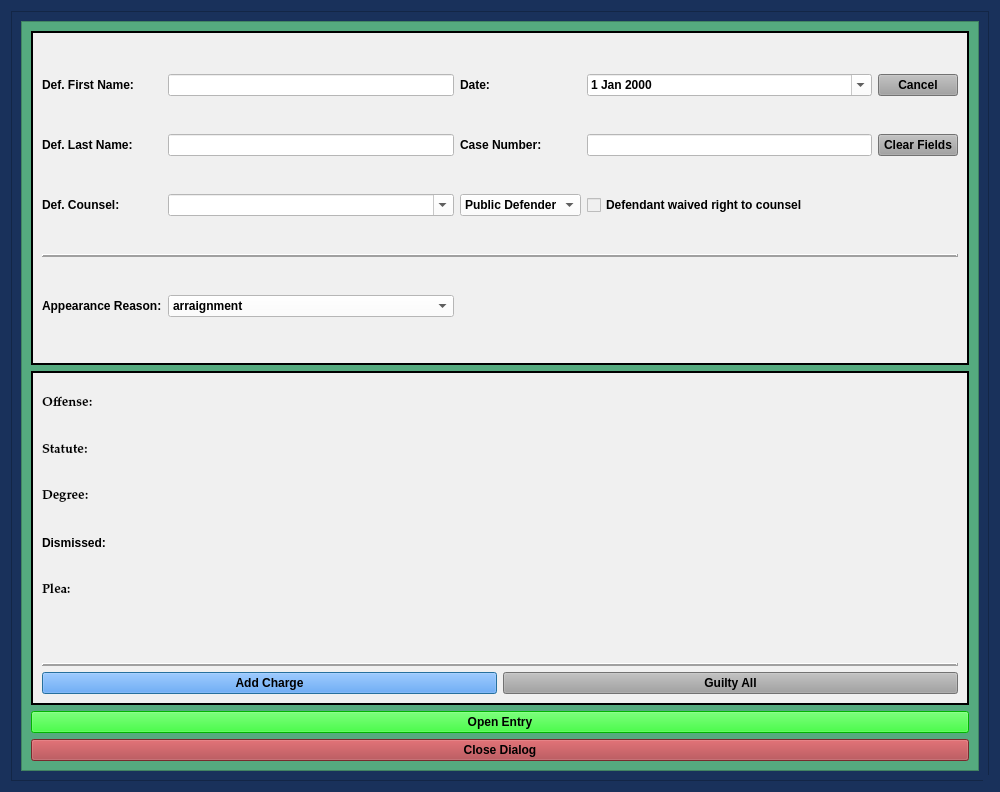
<?xml version="1.0" encoding="UTF-8"?>
<ui version="4.0">
 <class>LeapPleaValidDialog</class>
 <widget class="QDialog" name="LeapPleaValidDialog">
  <property name="windowModality">
   <enum>Qt::NonModal</enum>
  </property>
  <property name="enabled">
   <bool>true</bool>
  </property>
  <property name="geometry">
   <rect>
    <x>0</x>
    <y>0</y>
    <width>1000</width>
    <height>792</height>
   </rect>
  </property>
  <property name="sizePolicy">
   <sizepolicy hsizetype="Fixed" vsizetype="Preferred">
    <horstretch>0</horstretch>
    <verstretch>0</verstretch>
   </sizepolicy>
  </property>
  <property name="minimumSize">
   <size>
    <width>0</width>
    <height>0</height>
   </size>
  </property>
  <property name="maximumSize">
   <size>
    <width>2500</width>
    <height>3500</height>
   </size>
  </property>
  <property name="palette">
   <palette>
    <active>
     <colorrole role="Button">
      <brush brushstyle="SolidPattern">
       <color alpha="255">
        <red>25</red>
        <green>49</green>
        <blue>91</blue>
       </color>
      </brush>
     </colorrole>
     <colorrole role="Base">
      <brush brushstyle="SolidPattern">
       <color alpha="255">
        <red>25</red>
        <green>49</green>
        <blue>91</blue>
       </color>
      </brush>
     </colorrole>
     <colorrole role="Window">
      <brush brushstyle="SolidPattern">
       <color alpha="255">
        <red>25</red>
        <green>49</green>
        <blue>91</blue>
       </color>
      </brush>
     </colorrole>
    </active>
    <inactive>
     <colorrole role="Button">
      <brush brushstyle="SolidPattern">
       <color alpha="255">
        <red>25</red>
        <green>49</green>
        <blue>91</blue>
       </color>
      </brush>
     </colorrole>
     <colorrole role="Base">
      <brush brushstyle="SolidPattern">
       <color alpha="255">
        <red>25</red>
        <green>49</green>
        <blue>91</blue>
       </color>
      </brush>
     </colorrole>
     <colorrole role="Window">
      <brush brushstyle="SolidPattern">
       <color alpha="255">
        <red>25</red>
        <green>49</green>
        <blue>91</blue>
       </color>
      </brush>
     </colorrole>
    </inactive>
    <disabled>
     <colorrole role="Button">
      <brush brushstyle="SolidPattern">
       <color alpha="255">
        <red>25</red>
        <green>49</green>
        <blue>91</blue>
       </color>
      </brush>
     </colorrole>
     <colorrole role="Base">
      <brush brushstyle="SolidPattern">
       <color alpha="255">
        <red>25</red>
        <green>49</green>
        <blue>91</blue>
       </color>
      </brush>
     </colorrole>
     <colorrole role="Window">
      <brush brushstyle="SolidPattern">
       <color alpha="255">
        <red>25</red>
        <green>49</green>
        <blue>91</blue>
       </color>
      </brush>
     </colorrole>
    </disabled>
   </palette>
  </property>
  <property name="font">
   <font>
    <family>Palatino Linotype</family>
    <pointsize>10</pointsize>
    <weight>75</weight>
    <italic>false</italic>
    <bold>true</bold>
   </font>
  </property>
  <property name="windowTitle">
   <string>LEAP Plea - Already Valid Case Information</string>
  </property>
  <property name="toolTip">
   <string/>
  </property>
  <property name="styleSheet">
   <string notr="true">background-color: rgb(25, 49, 91);
font: 75 10pt &quot;Palatino Linotype&quot;;
font-weight: bold;</string>
  </property>
  <property name="sizeGripEnabled">
   <bool>true</bool>
  </property>
  <property name="modal">
   <bool>true</bool>
  </property>
  <layout class="QVBoxLayout" name="verticalLayout" stretch="2">
   <item>
    <widget class="QFrame" name="frame_4">
     <property name="styleSheet">
      <string notr="true">background-color: rgb(25, 49, 91);</string>
     </property>
     <property name="frameShape">
      <enum>QFrame::StyledPanel</enum>
     </property>
     <property name="frameShadow">
      <enum>QFrame::Raised</enum>
     </property>
     <layout class="QGridLayout" name="gridLayout_4">
      <item row="0" column="0">
       <widget class="QScrollArea" name="scrollArea">
        <property name="focusPolicy">
         <enum>Qt::NoFocus</enum>
        </property>
        <property name="styleSheet">
         <string notr="true">background-color: rgb(85, 170, 127);</string>
        </property>
        <property name="widgetResizable">
         <bool>true</bool>
        </property>
        <widget class="QWidget" name="scrollAreaWidgetContents">
         <property name="geometry">
          <rect>
           <x>0</x>
           <y>0</y>
           <width>960</width>
           <height>752</height>
          </rect>
         </property>
         <layout class="QGridLayout" name="gridLayout_5" rowstretch="2,2,1,1">
          <item row="1" column="0">
           <widget class="QFrame" name="frame_6">
            <property name="styleSheet">
             <string notr="true">background-color: rgb(240, 240, 240);</string>
            </property>
            <property name="frameShape">
             <enum>QFrame::Box</enum>
            </property>
            <property name="frameShadow">
             <enum>QFrame::Plain</enum>
            </property>
            <property name="lineWidth">
             <number>2</number>
            </property>
            <layout class="QGridLayout" name="gridLayout_2">
             <item row="2" column="0">
              <widget class="QPushButton" name="add_charge_Button">
               <property name="styleSheet">
                <string notr="true">background-color: rgb(62, 146, 255);
font: 75 11pt &quot;Palatino Linotype&quot;;
font-weight: bold;</string>
               </property>
               <property name="text">
                <string>Add Charge</string>
               </property>
              </widget>
             </item>
             <item row="0" column="0" colspan="2">
              <layout class="QGridLayout" name="charges_gridLayout">
               <item row="3" column="0">
                <widget class="QLabel" name="label_5">
                 <property name="text">
                  <string>Dismissed:</string>
                 </property>
                </widget>
               </item>
               <item row="5" column="0">
                <widget class="QLabel" name="label_4">
                 <property name="text">
                  <string/>
                 </property>
                </widget>
               </item>
               <item row="1" column="0">
                <widget class="QLabel" name="label_20">
                 <property name="font">
                  <font>
                   <family>Palatino Linotype</family>
                   <pointsize>10</pointsize>
                   <weight>75</weight>
                   <italic>false</italic>
                   <bold>true</bold>
                  </font>
                 </property>
                 <property name="text">
                  <string>Statute:</string>
                 </property>
                </widget>
               </item>
               <item row="2" column="0">
                <widget class="QLabel" name="label_21">
                 <property name="font">
                  <font>
                   <family>Palatino Linotype</family>
                   <pointsize>10</pointsize>
                   <weight>75</weight>
                   <italic>false</italic>
                   <bold>true</bold>
                  </font>
                 </property>
                 <property name="text">
                  <string>Degree:</string>
                 </property>
                </widget>
               </item>
               <item row="0" column="0">
                <widget class="QLabel" name="offense_label_1">
                 <property name="font">
                  <font>
                   <family>Palatino Linotype</family>
                   <pointsize>10</pointsize>
                   <weight>75</weight>
                   <italic>false</italic>
                   <bold>true</bold>
                  </font>
                 </property>
                 <property name="text">
                  <string>Offense:</string>
                 </property>
                 <property name="wordWrap">
                  <bool>true</bool>
                 </property>
                </widget>
               </item>
               <item row="4" column="0">
                <widget class="QLabel" name="plea_label_1">
                 <property name="font">
                  <font>
                   <family>Palatino Linotype</family>
                   <pointsize>10</pointsize>
                   <weight>75</weight>
                   <italic>false</italic>
                   <bold>true</bold>
                  </font>
                 </property>
                 <property name="text">
                  <string>Plea:</string>
                 </property>
                </widget>
               </item>
              </layout>
             </item>
             <item row="2" column="1">
              <widget class="QPushButton" name="guilty_all_Button">
               <property name="focusPolicy">
                <enum>Qt::NoFocus</enum>
               </property>
               <property name="styleSheet">
                <string notr="true">background-color: rgb(160, 160, 160);
font: 75 11pt &quot;Palatino Linotype&quot;;
font-weight: bold;</string>
               </property>
               <property name="text">
                <string>Guilty All</string>
               </property>
              </widget>
             </item>
             <item row="1" column="0" colspan="2">
              <widget class="Line" name="line">
               <property name="frameShadow">
                <enum>QFrame::Raised</enum>
               </property>
               <property name="lineWidth">
                <number>2</number>
               </property>
               <property name="orientation">
                <enum>Qt::Horizontal</enum>
               </property>
              </widget>
             </item>
            </layout>
           </widget>
          </item>
          <item row="0" column="0">
           <widget class="QFrame" name="case_name_Frame">
            <property name="sizePolicy">
             <sizepolicy hsizetype="Preferred" vsizetype="Preferred">
              <horstretch>0</horstretch>
              <verstretch>0</verstretch>
             </sizepolicy>
            </property>
            <property name="styleSheet">
             <string notr="true">background-color: rgb(240, 240, 240);</string>
            </property>
            <property name="frameShape">
             <enum>QFrame::Box</enum>
            </property>
            <property name="frameShadow">
             <enum>QFrame::Plain</enum>
            </property>
            <property name="lineWidth">
             <number>2</number>
            </property>
            <layout class="QGridLayout" name="gridLayout">
             <item row="2" column="0">
              <widget class="QLabel" name="label_24">
               <property name="text">
                <string>Def. Counsel:</string>
               </property>
              </widget>
             </item>
             <item row="2" column="3">
              <widget class="QCheckBox" name="defense_counsel_waived_checkBox">
               <property name="text">
                <string>Defendant waived right to counsel</string>
               </property>
              </widget>
             </item>
             <item row="2" column="1">
              <widget class="DefenseCounselComboBox" name="defense_counsel_name_box">
               <property name="styleSheet">
                <string notr="true">background-color: rgb(255, 255, 255);</string>
               </property>
               <property name="editable">
                <bool>true</bool>
               </property>
              </widget>
             </item>
             <item row="2" column="2">
              <widget class="NoScrollComboBox" name="defense_counsel_type_box">
               <property name="styleSheet">
                <string notr="true">background-color: rgb(255, 255, 255);</string>
               </property>
               <item>
                <property name="text">
                 <string>Public Defender</string>
                </property>
               </item>
               <item>
                <property name="text">
                 <string>Private Counsel</string>
                </property>
               </item>
              </widget>
             </item>
             <item row="0" column="3">
              <widget class="NoScrollDateEdit" name="plea_trial_date">
               <property name="focusPolicy">
                <enum>Qt::NoFocus</enum>
               </property>
               <property name="styleSheet">
                <string notr="true">background-color: rgb(255, 255, 255);</string>
               </property>
               <property name="calendarPopup">
                <bool>true</bool>
               </property>
              </widget>
             </item>
             <item row="0" column="2">
              <widget class="QLabel" name="label_26">
               <property name="text">
                <string>Date:</string>
               </property>
              </widget>
             </item>
             <item row="0" column="4">
              <widget class="QPushButton" name="cancel_Button">
               <property name="focusPolicy">
                <enum>Qt::NoFocus</enum>
               </property>
               <property name="styleSheet">
                <string notr="true">background-color: rgb(160, 160, 160);</string>
               </property>
               <property name="text">
                <string>Cancel</string>
               </property>
              </widget>
             </item>
             <item row="1" column="1">
              <widget class="QLineEdit" name="defendant_last_name_lineEdit">
               <property name="enabled">
                <bool>true</bool>
               </property>
               <property name="styleSheet">
                <string notr="true">background-color: rgb(255, 255, 255);</string>
               </property>
              </widget>
             </item>
             <item row="1" column="4">
              <widget class="QPushButton" name="clear_fields_case_Button">
               <property name="focusPolicy">
                <enum>Qt::NoFocus</enum>
               </property>
               <property name="styleSheet">
                <string notr="true">background-color: rgb(160, 160, 160);</string>
               </property>
               <property name="text">
                <string>Clear Fields</string>
               </property>
              </widget>
             </item>
             <item row="1" column="0">
              <widget class="QLabel" name="label_2">
               <property name="text">
                <string>Def. Last Name:</string>
               </property>
              </widget>
             </item>
             <item row="1" column="3">
              <widget class="QLineEdit" name="case_number_lineEdit">
               <property name="maximumSize">
                <size>
                 <width>500</width>
                 <height>16777215</height>
                </size>
               </property>
               <property name="styleSheet">
                <string notr="true">background-color: rgb(255, 255, 255);</string>
               </property>
              </widget>
             </item>
             <item row="1" column="2">
              <widget class="QLabel" name="label_3">
               <property name="text">
                <string>Case Number:</string>
               </property>
              </widget>
             </item>
             <item row="0" column="1">
              <widget class="QLineEdit" name="defendant_first_name_lineEdit">
               <property name="maximumSize">
                <size>
                 <width>500</width>
                 <height>16777215</height>
                </size>
               </property>
               <property name="styleSheet">
                <string notr="true">background-color: rgb(255, 255, 255);</string>
               </property>
              </widget>
             </item>
             <item row="0" column="0">
              <widget class="QLabel" name="label">
               <property name="text">
                <string>Def. First Name:</string>
               </property>
              </widget>
             </item>
             <item row="4" column="0">
              <widget class="QLabel" name="label_7">
               <property name="text">
                <string>Appearance Reason:</string>
               </property>
              </widget>
             </item>
             <item row="4" column="1">
              <widget class="NoScrollComboBox" name="appearance_reason_box">
               <property name="styleSheet">
                <string notr="true">background-color: rgb(255, 255, 255);</string>
               </property>
               <item>
                <property name="text">
                 <string>arraignment</string>
                </property>
               </item>
               <item>
                <property name="text">
                 <string>change of plea</string>
                </property>
               </item>
               <item>
                <property name="text">
                 <string>trial to court</string>
                </property>
               </item>
               <item>
                <property name="text">
                 <string>jury trial</string>
                </property>
               </item>
               <item>
                <property name="text">
                 <string>LEAP sentencing</string>
                </property>
               </item>
              </widget>
             </item>
             <item row="3" column="0" colspan="5">
              <widget class="Line" name="line_2">
               <property name="frameShadow">
                <enum>QFrame::Raised</enum>
               </property>
               <property name="lineWidth">
                <number>2</number>
               </property>
               <property name="orientation">
                <enum>Qt::Horizontal</enum>
               </property>
              </widget>
             </item>
            </layout>
           </widget>
          </item>
          <item row="2" column="0">
           <widget class="QPushButton" name="create_entry_Button">
            <property name="styleSheet">
             <string notr="true">background-color: rgb(0, 255, 0);
font: 75 11pt &quot;Palatino Linotype&quot;;
font-weight: bold;</string>
            </property>
            <property name="text">
             <string>Open Entry</string>
            </property>
            <property name="autoDefault">
             <bool>false</bool>
            </property>
           </widget>
          </item>
          <item row="3" column="0">
           <widget class="QPushButton" name="close_dialog_Button">
            <property name="styleSheet">
             <string notr="true">background-color: rgb(170, 58, 63);
font: 75 11pt &quot;Palatino Linotype&quot;;
font-weight: bold;</string>
            </property>
            <property name="text">
             <string>Close Dialog</string>
            </property>
           </widget>
          </item>
         </layout>
        </widget>
       </widget>
      </item>
     </layout>
    </widget>
   </item>
  </layout>
 </widget>
 <customwidgets>
  <customwidget>
   <class>NoScrollDateEdit</class>
   <extends>QDateEdit</extends>
   <header>munientry.widgets.custom_widgets</header>
  </customwidget>
  <customwidget>
   <class>NoScrollComboBox</class>
   <extends>QComboBox</extends>
   <header>munientry.widgets.combo_boxes</header>
  </customwidget>
  <customwidget>
   <class>DefenseCounselComboBox</class>
   <extends>QComboBox</extends>
   <header>munientry.widgets.combo_boxes</header>
  </customwidget>
 </customwidgets>
 <tabstops>
  <tabstop>defendant_first_name_lineEdit</tabstop>
  <tabstop>defendant_last_name_lineEdit</tabstop>
  <tabstop>case_number_lineEdit</tabstop>
  <tabstop>create_entry_Button</tabstop>
  <tabstop>close_dialog_Button</tabstop>
 </tabstops>
 <resources/>
 <connections/>
 <slots>
  <slot>create_entry()</slot>
  <slot>continue_dialog()</slot>
  <slot>close_window()</slot>
  <slot>set_dialog()</slot>
  <slot>update_case_information()</slot>
  <slot>ovi_dialog()</slot>
  <slot>sentencing_dialog()</slot>
  <slot>proceed_to_sentencing()</slot>
  <slot>proceed_to_ovi()</slot>
  <slot>add_charge()</slot>
  <slot>set_statute()</slot>
  <slot>set_pay_date()</slot>
  <slot>amend_offense()</slot>
  <slot>set_offense()</slot>
  <slot>add_charge_to_view()</slot>
  <slot>delete_charge()</slot>
  <slot>delete_charge_from_view()</slot>
  <slot>close_event()</slot>
  <slot>set_fra_in_file()</slot>
  <slot>set_fra_in_court()</slot>
  <slot>start_add_conditions_dialog()</slot>
  <slot>start_amend_offense_dialog()</slot>
 </slots>
</ui>
